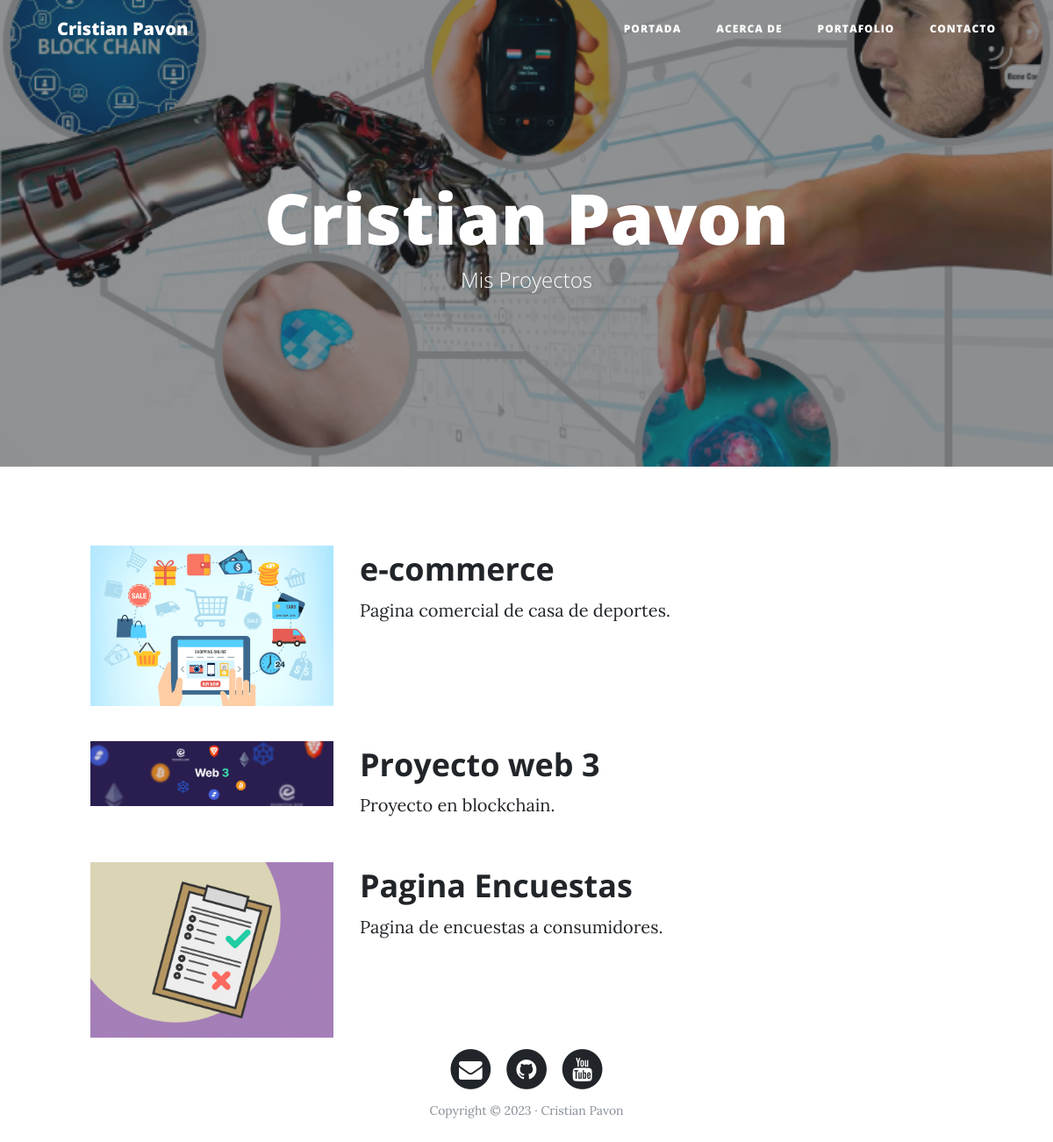
The page /portafolio/ on the database its author committed.
### portafolio/models.py (models this page shows, shortened)
class Project(models.Model):
    title = models.CharField(max_length=100, verbose_name="Titulo")
    descripcion= models.TextField(verbose_name="Descripcion")
    imagen = models.ImageField(verbose_name="Imagen", upload_to="projects")
    created = models.DateTimeField(auto_now_add=True, verbose_name="Fecha creacion")
    updated = models.DateTimeField(auto_now=True, verbose_name="Fecha modificacion")

### portafolio/views.py (the view)
# urls.py: path('portafolio/', portafolio_views.portfolio, name="portafolio"),
def portfolio(request):
    projects = Project.objects.all()
    return render(request,"portafolio/portfolio.html",{"projects":projects})

### portafolio/templates/portafolio/portfolio.html (shortened to what this page needs)
{% extends 'core/base.html' %}
{% block background %}{% load static %}{% static '/img/portfolio.jpg' %}{% endblock %}
{% block headers %}
<span class="subheading">Mis Proyectos</span>
{% endblock %}
{% block content %}
    {% for project in projects %}
<div class="row project">
    <div class="col-lg-3 col-md-4 offset-lg-1">
        <img class="img-fluid" src="{{project.imagen.url}}" alt="">
    </div>
  <div class="col-lg-7 col-md-8">
        <h2 class="section-heading title">{{project.title}}</h2>
    <p>{{project.descripcion}}</p>
    </div>
</div>
{% endfor %}
{% endblock %}

### core/templates/core/base.html (shortened to what this page needs)
<!DOCTYPE html>
<html lang="es">
  <head>
    {% load static %}
    <link href="{% static '/vendor/bootstrap/css/bootstrap.min.css' %}" rel="stylesheet">
    <link href="{% static '/vendor/font-awesome/css/font-awesome.min.css' %}" rel="stylesheet" type="text/css">
    <link href="{% static '/css/clean-blog.min.css' %}" rel="stylesheet">
  </head>
  <body>
    <nav class="navbar navbar-expand-lg navbar-light fixed-top" id="mainNav">
      <div class="container">
        <a class="navbar-brand" href="{% url 'home' %}">Cristian Pavon</a>
        <div class="collapse navbar-collapse" id="navbarResponsive">
          <ul class="navbar-nav ml-auto">
            <li class="nav-item">
              <a class="nav-link" href="{% url 'home' %}">Portada</a>
            </li>
            <li class="nav-item">
              <a class="nav-link" href="{% url 'about' %}">Acerca de</a>
            </li>
            <li class="nav-item">
              <a class="nav-link" href="{% url 'portafolio' %}">Portafolio</a>
            </li>
            <li class="nav-item">
              <a class="nav-link" href="{% url 'contacto' %}">Contacto</a>
            </li>
          </ul>
        </div>
      </div>
    </nav>
    <header class="masthead" style="background-image: url('{% block background %}{% endblock %}')">
      <div class="overlay"></div>
      <div class="container">
        <div class="row">
          <div class="col-lg-8 col-md-10 mx-auto">
            <div class="site-heading">
              <h1>Cristian Pavon</h1>
              {% block headers %}{% endblock %}
            </div>
          </div>
        </div>
      </div>
    </header>
{% block content %}{% endblock %}
    <footer>
      <div class="container">
        <div class="row">
          <div class="col-lg-8 col-md-10 mx-auto">
            <ul class="list-inline text-center">
              <li class="list-inline-item">
                <a href="#">
                  <span class="fa-stack fa-lg">
                    <i class="fa fa-circle fa-stack-2x"></i>
                    <i class="fa fa-envelope fa-stack-1x fa-inverse"></i>
                  </span>
                </a>
              </li>
              <li class="list-inline-item">
                <a href="#">
                  <span class="fa-stack fa-lg">
                    <i class="fa fa-circle fa-stack-2x"></i>
                    <i class="fa fa-github fa-stack-1x fa-inverse"></i>
                  </span>
                </a>
              </li>
              <li class="list-inline-item">
                <a href="#">
                  <span class="fa-stack fa-lg">
                    <i class="fa fa-circle fa-stack-2x"></i>
                    <i class="fa fa-youtube fa-stack-1x fa-inverse"></i>
                  </span>
                </a>
              </li>
            </ul>
            <p class="copyright text-muted">Copyright &copy; 2023 · Cristian Pavon </p>
          </div>
        </div>
      </div>
    </footer>
  </body>
</html>

### rows shown on the page
Project: imagen (picture), title "e-commerce", descripcion "Pagina comercial de casa de deportes."
Project: imagen (picture), title "Proyecto web 3", descripcion "Proyecto en blockchain."
Project: imagen (picture), title "Pagina Encuestas", descripcion "Pagina de encuestas a consumidores."
